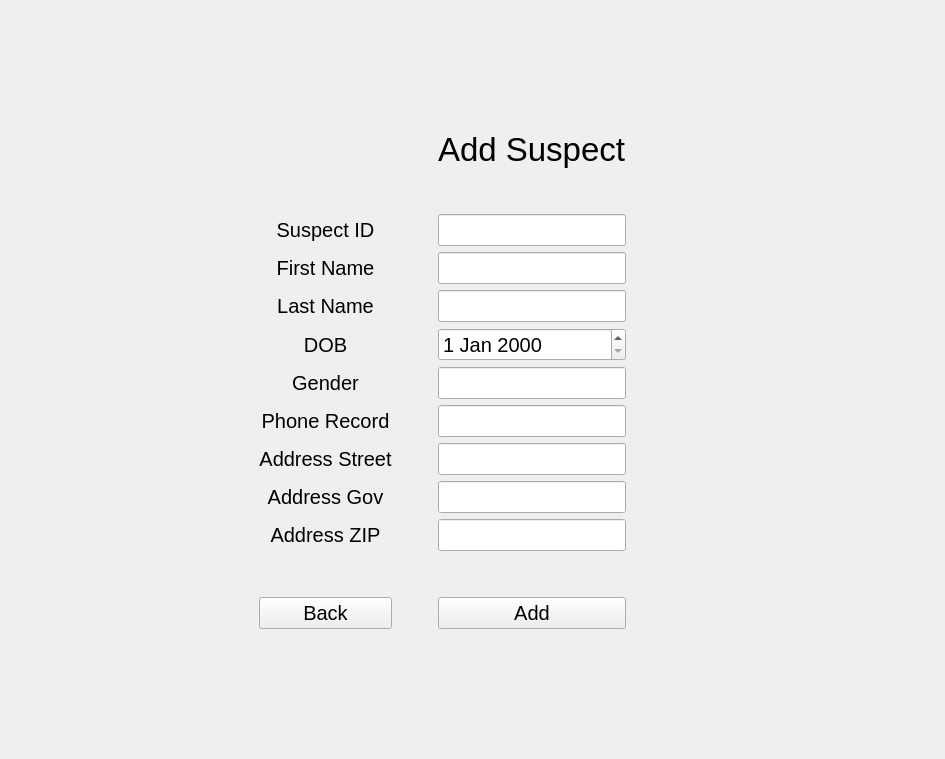
<?xml version="1.0" encoding="UTF-8"?>
<ui version="4.0">
 <class>Form</class>
 <widget class="QWidget" name="Form">
  <property name="geometry">
   <rect>
    <x>0</x>
    <y>0</y>
    <width>945</width>
    <height>759</height>
   </rect>
  </property>
  <property name="windowTitle">
   <string>Form</string>
  </property>
  <layout class="QGridLayout" name="gridLayout_2">
   <item row="1" column="1" rowspan="3" colspan="3">
    <layout class="QGridLayout" name="gridLayout">
     <item row="6" column="3">
      <spacer name="horizontalSpacer_3">
       <property name="orientation">
        <enum>Qt::Horizontal</enum>
       </property>
       <property name="sizeType">
        <enum>QSizePolicy::Preferred</enum>
       </property>
       <property name="sizeHint" stdset="0">
        <size>
         <width>60</width>
         <height>20</height>
        </size>
       </property>
      </spacer>
     </item>
     <item row="9" column="2">
      <widget class="QLineEdit" name="SuspectGenderFIeld">
       <property name="font">
        <font>
         <pointsize>15</pointsize>
        </font>
       </property>
      </widget>
     </item>
     <item row="8" column="2">
      <widget class="QDateEdit" name="SuspectDOBField">
       <property name="font">
        <font>
         <pointsize>15</pointsize>
        </font>
       </property>
      </widget>
     </item>
     <item row="7" column="2">
      <widget class="QLineEdit" name="SuspectLastNameField">
       <property name="font">
        <font>
         <pointsize>15</pointsize>
        </font>
       </property>
      </widget>
     </item>
     <item row="10" column="0">
      <widget class="QLabel" name="label_10">
       <property name="font">
        <font>
         <pointsize>15</pointsize>
        </font>
       </property>
       <property name="text">
        <string>Phone Record</string>
       </property>
       <property name="alignment">
        <set>Qt::AlignCenter</set>
       </property>
      </widget>
     </item>
     <item row="2" column="2">
      <spacer name="verticalSpacer_2">
       <property name="orientation">
        <enum>Qt::Vertical</enum>
       </property>
       <property name="sizeHint" stdset="0">
        <size>
         <width>20</width>
         <height>40</height>
        </size>
       </property>
      </spacer>
     </item>
     <item row="9" column="0">
      <widget class="QLabel" name="label_9">
       <property name="font">
        <font>
         <pointsize>15</pointsize>
        </font>
       </property>
       <property name="text">
        <string>Gender</string>
       </property>
       <property name="alignment">
        <set>Qt::AlignCenter</set>
       </property>
      </widget>
     </item>
     <item row="3" column="2">
      <widget class="QLineEdit" name="SuspectIDField">
       <property name="font">
        <font>
         <pointsize>15</pointsize>
        </font>
       </property>
      </widget>
     </item>
     <item row="3" column="0">
      <widget class="QLabel" name="label_2">
       <property name="font">
        <font>
         <pointsize>15</pointsize>
        </font>
       </property>
       <property name="text">
        <string>Suspect ID</string>
       </property>
       <property name="alignment">
        <set>Qt::AlignCenter</set>
       </property>
      </widget>
     </item>
     <item row="14" column="2">
      <spacer name="verticalSpacer_4">
       <property name="orientation">
        <enum>Qt::Vertical</enum>
       </property>
       <property name="sizeHint" stdset="0">
        <size>
         <width>20</width>
         <height>40</height>
        </size>
       </property>
      </spacer>
     </item>
     <item row="12" column="0">
      <widget class="QLabel" name="label_7">
       <property name="font">
        <font>
         <pointsize>15</pointsize>
        </font>
       </property>
       <property name="text">
        <string>Address Gov</string>
       </property>
       <property name="alignment">
        <set>Qt::AlignCenter</set>
       </property>
      </widget>
     </item>
     <item row="11" column="2">
      <widget class="QLineEdit" name="SuspectAddrStreetField">
       <property name="font">
        <font>
         <pointsize>15</pointsize>
        </font>
       </property>
      </widget>
     </item>
     <item row="6" column="0">
      <widget class="QLabel" name="label_5">
       <property name="font">
        <font>
         <pointsize>15</pointsize>
        </font>
       </property>
       <property name="text">
        <string>First Name</string>
       </property>
       <property name="alignment">
        <set>Qt::AlignCenter</set>
       </property>
      </widget>
     </item>
     <item row="10" column="2">
      <widget class="QLineEdit" name="SuspectPhoneRecordField">
       <property name="font">
        <font>
         <pointsize>15</pointsize>
        </font>
       </property>
      </widget>
     </item>
     <item row="11" column="0">
      <widget class="QLabel" name="label_4">
       <property name="font">
        <font>
         <pointsize>15</pointsize>
        </font>
       </property>
       <property name="text">
        <string>Address Street</string>
       </property>
       <property name="alignment">
        <set>Qt::AlignCenter</set>
       </property>
      </widget>
     </item>
     <item row="8" column="0">
      <widget class="QLabel" name="label_3">
       <property name="font">
        <font>
         <pointsize>15</pointsize>
        </font>
       </property>
       <property name="text">
        <string>DOB</string>
       </property>
       <property name="alignment">
        <set>Qt::AlignCenter</set>
       </property>
      </widget>
     </item>
     <item row="6" column="1">
      <spacer name="horizontalSpacer_4">
       <property name="orientation">
        <enum>Qt::Horizontal</enum>
       </property>
       <property name="sizeType">
        <enum>QSizePolicy::Preferred</enum>
       </property>
       <property name="sizeHint" stdset="0">
        <size>
         <width>40</width>
         <height>20</height>
        </size>
       </property>
      </spacer>
     </item>
     <item row="7" column="0">
      <widget class="QLabel" name="label_6">
       <property name="font">
        <font>
         <pointsize>15</pointsize>
        </font>
       </property>
       <property name="text">
        <string>Last Name</string>
       </property>
       <property name="alignment">
        <set>Qt::AlignCenter</set>
       </property>
      </widget>
     </item>
     <item row="15" column="0">
      <widget class="QPushButton" name="BackBtn">
       <property name="font">
        <font>
         <pointsize>15</pointsize>
        </font>
       </property>
       <property name="text">
        <string>Back</string>
       </property>
      </widget>
     </item>
     <item row="1" column="2">
      <widget class="QLabel" name="label">
       <property name="font">
        <font>
         <pointsize>25</pointsize>
        </font>
       </property>
       <property name="text">
        <string>Add Suspect</string>
       </property>
      </widget>
     </item>
     <item row="15" column="2">
      <widget class="QPushButton" name="AddSuspectDataBtn">
       <property name="font">
        <font>
         <pointsize>15</pointsize>
        </font>
       </property>
       <property name="text">
        <string>Add</string>
       </property>
      </widget>
     </item>
     <item row="12" column="2">
      <widget class="QLineEdit" name="SuspectAddrGovField">
       <property name="font">
        <font>
         <pointsize>15</pointsize>
        </font>
       </property>
      </widget>
     </item>
     <item row="6" column="2">
      <widget class="QLineEdit" name="SuspectFirstNameField">
       <property name="font">
        <font>
         <pointsize>15</pointsize>
        </font>
       </property>
      </widget>
     </item>
     <item row="13" column="2">
      <widget class="QLineEdit" name="SuspectAddrZIPField">
       <property name="font">
        <font>
         <pointsize>15</pointsize>
        </font>
       </property>
      </widget>
     </item>
     <item row="13" column="0">
      <widget class="QLabel" name="label_8">
       <property name="font">
        <font>
         <pointsize>15</pointsize>
        </font>
       </property>
       <property name="text">
        <string>Address ZIP</string>
       </property>
       <property name="alignment">
        <set>Qt::AlignCenter</set>
       </property>
      </widget>
     </item>
    </layout>
   </item>
   <item row="0" column="1">
    <spacer name="verticalSpacer">
     <property name="orientation">
      <enum>Qt::Vertical</enum>
     </property>
     <property name="sizeHint" stdset="0">
      <size>
       <width>20</width>
       <height>40</height>
      </size>
     </property>
    </spacer>
   </item>
   <item row="1" column="4">
    <spacer name="horizontalSpacer">
     <property name="orientation">
      <enum>Qt::Horizontal</enum>
     </property>
     <property name="sizeHint" stdset="0">
      <size>
       <width>200</width>
       <height>20</height>
      </size>
     </property>
    </spacer>
   </item>
   <item row="1" column="0">
    <spacer name="horizontalSpacer_2">
     <property name="orientation">
      <enum>Qt::Horizontal</enum>
     </property>
     <property name="sizeHint" stdset="0">
      <size>
       <width>200</width>
       <height>20</height>
      </size>
     </property>
    </spacer>
   </item>
   <item row="4" column="1">
    <spacer name="verticalSpacer_3">
     <property name="orientation">
      <enum>Qt::Vertical</enum>
     </property>
     <property name="sizeHint" stdset="0">
      <size>
       <width>20</width>
       <height>40</height>
      </size>
     </property>
    </spacer>
   </item>
  </layout>
 </widget>
 <resources/>
 <connections/>
</ui>
